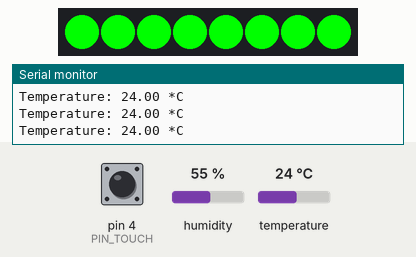
The sketch below on a simulated Arduino Uno, built with avr-gcc and run on an emulated ATmega328P. Parts: 8 RGB LEDs in strip order, left to right, the last lines printed to the serial monitor. The inputs (shaded band) are chosen by the test bench; at power-on: temperature 24 °C, pin 4 (PIN_TOUCH) LOW, humidity 55 %.

Above: at 2.8 s.
2.9 s: temperature set to 21 °C
5.2 s: temperature set to 18 °C
At 7.3 s:
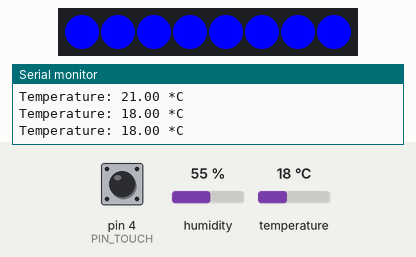
7.6 s: temperature set to 33 °C
At 8.5 s:
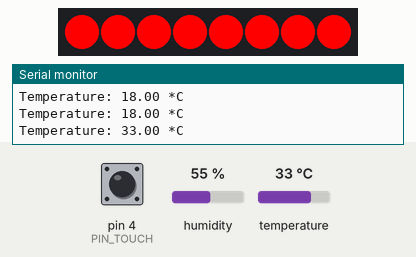
9.6 s: pin 4 (PIN_TOUCH) pulled HIGH for 1.25 s
At 11.4 s:
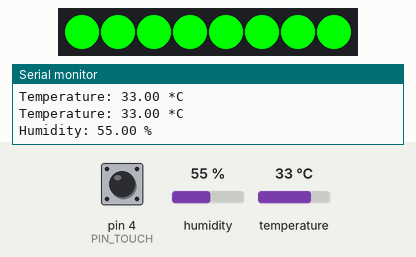
13.1 s: humidity set to 31 %
15.9 s: humidity set to 28 %
At 17.5 s:
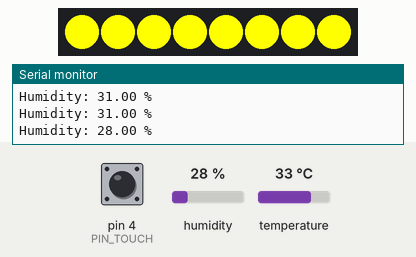
Timing chart, 0 to 19.0 s (numbered marks = the images above; inputs shaded):
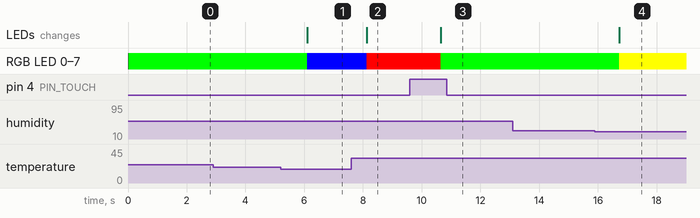

Measured:
- the behaviour switches between 20 and 19 °C on temperature (found by bisection; images 0 and 1)
- the behaviour switches between 30 and 29 % on humidity (found by bisection; images 3 and 4)
- after the input at 5.2 s, RGB LED 0–7: RGB(0, 255, 0) → RGB(0, 0, 255) after 0.90 s; the LEDs: change after 0.90 s (image 1)
- after the input at 7.6 s, RGB LED 0–7: RGB(0, 0, 255) → RGB(255, 0, 0) after 0.53 s; the LEDs: change after 0.53 s (image 2)
- after the input at 9.6 s, RGB LED 0–7: RGB(255, 0, 0) → RGB(0, 255, 0) after 1.1 s; the LEDs: change after 1.1 s (image 3)
- after the input at 15.9 s, RGB LED 0–7: RGB(0, 255, 0) → RGB(255, 255, 0) after 0.83 s; the LEDs: change after 0.83 s (image 4)

The sketch:

12_WeatherBasedResponse.ino
```cpp
/*
  Weather Indicator with DHT11 + RGB/NeoPixel
  Inputs: DHT11 (D8), Touch Sensor (D7 optional)
  Outputs: RGB LED or NeoPixel (D6)

  Modes:
    - Temperature Mode (default)
      Blue = Cold, Green = Comfy, Red = Hot
    - Humidity Mode (toggle by touch)
      Yellow = Dry, Green = Comfy, Cyan = Humid
*/

#include <Adafruit_NeoPixel.h>
#include <DHT.h>

// ------------ Pins ------------
const int PIN_DHT = 8;       // DHT11 Data pin
const int PIN_TOUCH = 4;     // Touch sensor
const int PIN_NEOPIXEL = 6;  // NeoPixel control pin

// ------------ DHT11 Setup ------------
#define DHTTYPE DHT11
DHT dht(PIN_DHT, DHTTYPE);

// ------------ NeoPixel Setup ------------
#define NUMPIXELS 8  // NeoPixel ring with 8 LEDs
Adafruit_NeoPixel pixels(NUMPIXELS, PIN_NEOPIXEL, NEO_GRB + NEO_KHZ800);

// ------------ Variables ------------
bool humidityMode = false;  // false=Temperature, true=Humidity

void setup() {
  Serial.begin(9600);
  dht.begin();

  pinMode(PIN_TOUCH, INPUT);

  pixels.begin();
  pixels.clear();
  pixels.show();

  Serial.println("Weather Indicator Ready");
}

void loop() {
  // Read sensors
  float hum = dht.readHumidity();
  float tem = dht.readTemperature();

  // Check DHT11 valid
  if (isnan(hum) || isnan(tem)) {
    Serial.println("DHT11 ERROR");
    return;
  }

  // Toggle mode if touch detected
  if (digitalRead(PIN_TOUCH) == HIGH) {
    humidityMode = !humidityMode;
    delay(500); // debounce
  }

  pixels.clear();

  // ---------- Mode Logic ----------
  if (!humidityMode) {
    // Temperature Mode
    if (tem < 20) setAllPixels(0, 0, 255);      // Blue
    else if (tem <= 31) setAllPixels(0, 255, 0); // Green
    else setAllPixels(255, 0, 0);               // Red

    Serial.print("Temperature: "); Serial.print(tem); Serial.println(" *C");

  } else {
    // Humidity Mode
    if (hum < 30) setAllPixels(255, 255, 0);     // Yellow
    else if (hum <= 60) setAllPixels(0, 255, 0); // Green
    else setAllPixels(0, 255, 255);             // Cyan

    Serial.print("Humidity: "); Serial.print(hum); Serial.println(" %");
  }

  pixels.show();
  delay(1000);
}

// ------------ Helper Function ------------
void setAllPixels(int r, int g, int b) {
  for (int i = 0; i < NUMPIXELS; i++) {
    pixels.setPixelColor(i, pixels.Color(r, g, b));
  }
}
```
